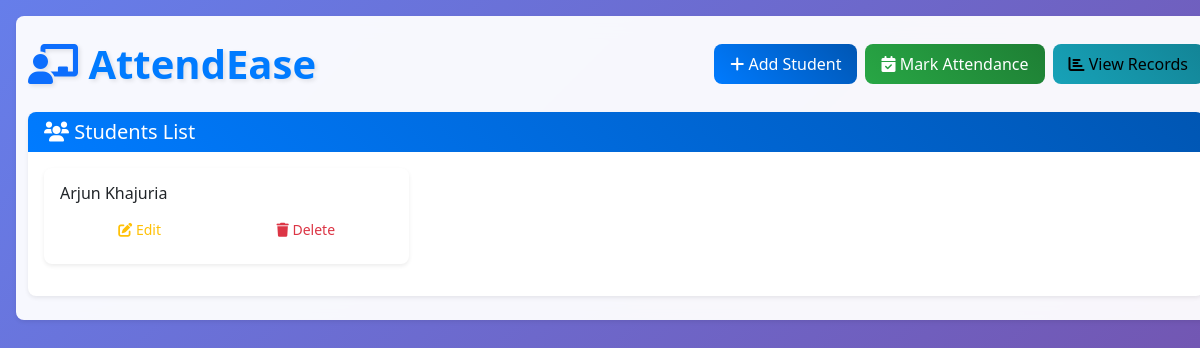
Before: / with the older database file.
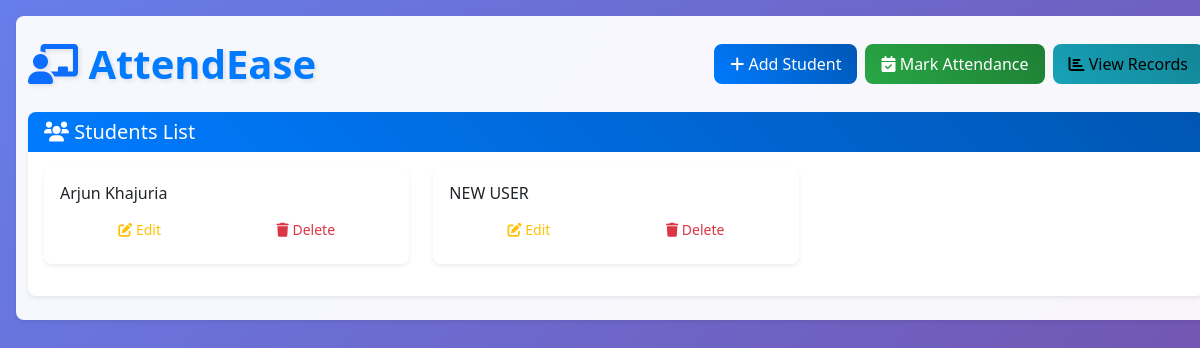
After: the same page with the newer database file.
### tables this page shows
CREATE TABLE students (
                id INTEGER PRIMARY KEY AUTOINCREMENT,
                name TEXT NOT NULL
            );

### app.py (the view)
@app.route('/')
def index():
    conn = sqlite3.connect(DB_NAME)
    c = conn.cursor()
    c.execute('SELECT * FROM students')
    students = c.fetchall()
    conn.close()
    return render_template('index.html', students=students)

### templates/index.html (shortened to what this page needs)
<!DOCTYPE html>
<html>
<head>
    <link href="https://cdn.jsdelivr.net/npm/bootstrap@5.3.0/dist/css/bootstrap.min.css" rel="stylesheet">
    <link rel="stylesheet" href="{{ url_for('static', filename='style.css') }}">
    <link href="https://cdnjs.cloudflare.com/ajax/libs/font-awesome/6.0.0/css/all.min.css" rel="stylesheet">
</head>
<body class="bg-light">
    <div class="container-fluid py-4">
        <div class="row">
            <div class="col-12">
                <div class="d-flex justify-content-between align-items-center mb-4">
                    <h1 class="mb-0"><i class="fas fa-chalkboard-teacher text-primary"></i> AttendEase</h1>
                    <div class="d-flex gap-2">
                        <button class="btn btn-primary" onclick="showAddStudentModal()">
                            <i class="fas fa-plus"></i> Add Student
                        </button>
                        <a href="{{ url_for('attendance') }}" class="btn btn-success">
                            <i class="fas fa-calendar-check"></i> Mark Attendance
                        </a>
                        <a href="{{ url_for('records') }}" class="btn btn-info">
                            <i class="fas fa-chart-bar"></i> View Records
                        </a>
                    </div>
                </div>
                <div class="card shadow-sm">
                    <div class="card-header bg-primary text-white">
                        <h5 class="mb-0"><i class="fas fa-users"></i> Students List</h5>
                    </div>
                    <div class="card-body">
                        <div class="row" id="studentsContainer">
                            {% for student in students %}
                            <div class="col-md-6 col-lg-4 mb-3">
                                <div class="card h-100 border-0 shadow-sm student-card" data-student-id="{{ student[0] }}">
                                    <div class="card-body">
                                        <h6 class="card-title">{{ student[1] }}</h6>
                                        <div class="btn-group w-100" role="group">
                                            <button class="btn btn-sm btn-outline-warning" onclick="editStudent({{ student[0] }}, '{{ student[1] }}')">
                                                <i class="fas fa-edit"></i> Edit
                                            </button>
                                            <button class="btn btn-sm btn-outline-danger" onclick="deleteStudent({{ student[0] }}, '{{ student[1] }}')">
                                                <i class="fas fa-trash"></i> Delete
                                            </button>
                                        </div>
                                    </div>
                                </div>
                            </div>
                            {% endfor %}
                        </div>
                    </div>
                </div>
            </div>
        </div>
    </div>
</body>
</html>

### static/style.css (style rules this page uses)
:root { --primary-color: #007bff; --secondary-color: #6c757d; --success-color: #28a745; --danger-color: #dc3545; --warning-color: #ffc107; --info-color: #17a2b8; --light-color: #f8f9fa; --dark-color: #343a40; --border-radius: 0.5rem; --box-shadow: 0 0.125rem 0.25rem rgba(0, 0, 0, 0.075); --transition: all 0.3s ease; }
body { font-family: 'Segoe UI', Tahoma, Geneva, Verdana, sans-serif; line-height: 1.6; color: var(--dark-color); background: linear-gradient(135deg, #667eea 0%, #764ba2 100%); min-height: 100vh; }
.container-fluid { background: rgba(255, 255, 255, 0.95); border-radius: var(--border-radius); box-shadow: var(--box-shadow); margin: 1rem; backdrop-filter: blur(10px); }
h1 { font-weight: 700; color: var(--primary-color); text-shadow: 2px 2px 4px rgba(0, 0, 0, 0.1); }
.card { border: none; border-radius: var(--border-radius); box-shadow: var(--box-shadow); transition: var(--transition); overflow: hidden; }
.card-header { background: linear-gradient(45deg, var(--primary-color), #0056b3); color: white; border: none; font-weight: 600; }
.student-card { transition: var(--transition); cursor: pointer; }
.btn { border-radius: var(--border-radius); font-weight: 500; transition: var(--transition); border: none; padding: 0.5rem 1rem; }
.btn-primary { background: linear-gradient(45deg, var(--primary-color), #0056b3); }
.btn-success { background: linear-gradient(45deg, var(--success-color), #1e7e34); }
.btn-info { background: linear-gradient(45deg, var(--info-color), #138496); }

Changed rows visible on the page:
added students: name "NEW USER"
